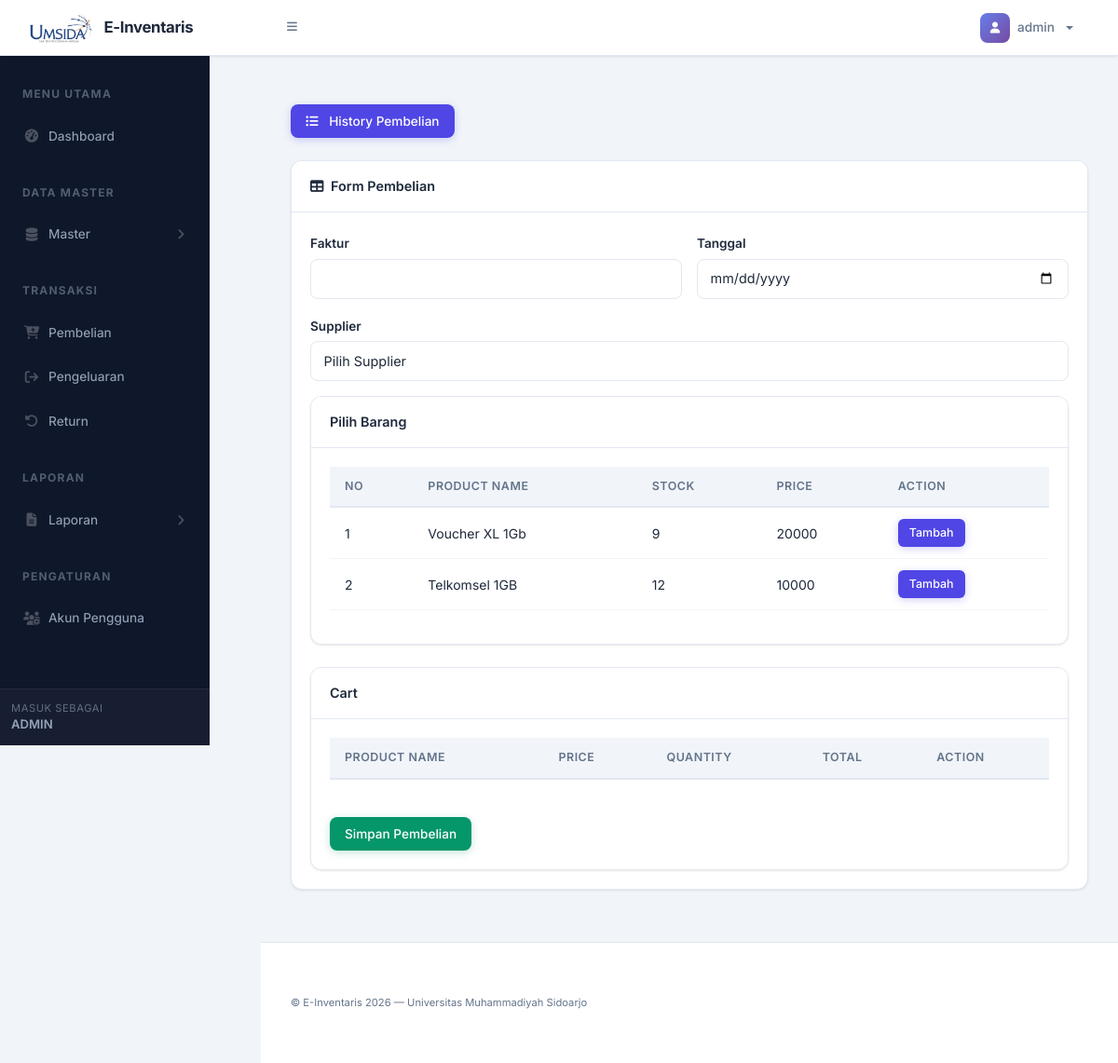
/page/pembelian.php (signed in), run on the app's committed database.
### tables this page shows
CREATE TABLE `products` (
  `id` int NOT NULL,
  `category_id` int NOT NULL,
  `name` varchar(100) NOT NULL,
  `stock` int NOT NULL DEFAULT '0',
  `price` decimal(10,0) NOT NULL,
  `created_at` timestamp NULL DEFAULT CURRENT_TIMESTAMP,
  `updated_at` timestamp NULL DEFAULT CURRENT_TIMESTAMP ON UPDATE CURRENT_TIMESTAMP
);

### conf/function.php (called while the page is built, shortened)
<?php
require "config.php";
function getMasterBarang() {
    global $conn;
    $query = "SELECT * FROM products";
    $result = mysqli_query($conn, $query);
    $data = [];
    while ($row = mysqli_fetch_assoc($result)) {
        $data[] = $row;
    }
    return $data;
}
?>

### page/pembelian.php (the view, shortened to what this page needs)
<?php include "src/header.php" ?>
<main>
    <div class="container-fluid px-4">
        <button type="button" class="btn btn-primary mt-4 mb-4" data-bs-toggle="modal" data-bs-target="#history">
            <i class="fas fa-list-ul me-2"></i>
            History Pembelian
        </button>
        <div class="card mb-4">
            <div class="card-header">
                <i class="fas fa-table me-1"></i>
                Form Pembelian
            </div>
            <div class="card-body">
                <form id="purchaseForm">
                    <div class="row g-3 mb-3">
                        <div class="col-md-6 col-6">
                            <label for="faktur" class="form-label">Faktur</label>
                            <input type="text" name="faktur" class="form-control" id="faktur" required>
                        </div>
                        <div class="col-md-6 col-6">
                            <label for="date" class="form-label">Tanggal</label>
                            <input type="date" name="date" class="form-control" id="date" required>
                        </div>
                        <div class="col-md-12">
                            <label for="supplier" class="form-label">Supplier</label>
                            <select name="supplier" class="form-control" id="supplier" required>
                                <option value="">Pilih Supplier</option>
                            </select>
                        </div>
                    </div>
                </form>
                <div class="card">
                    <div class="card-header">Pilih Barang</div>
                    <div class="card-body">
                        <table id="table" class="table">
                            <thead>
                                <tr>
                                    <th>No</th>
                                    <th>Product Name</th>
                                    <th>Stock</th>
                                    <th>Price</th>
                                    <th>Action</th>
                                </tr>
                            </thead>
                            <tbody>
                                <?php
                                $barang = getMasterBarang();
                                $no = 1;
                                foreach ($barang as $item) {
                                    echo "<tr>
                                            <td>{$no}</td>
                                            <td>{$item['name']}</td>
                                            <td>{$item['stock']}</td>
                                            <td>{$item['price']}</td>
                                            <td>
                                                <button class='btn btn-primary btn-sm add-to-cart'
                                                    data-id='{$item['id']}'
                                                    data-name='{$item['name']}'
                                                    data-price='{$item['price']}'
                                                    data-stock='{$item['stock']}'>
                                                    Tambah
                                                </button>
                                            </td>
                                        </tr>";
                                    $no++;
                                }
                                ?>
                            </tbody>
                        </table>
                    </div>
                </div>
                <div class="card mt-4">
                    <div class="card-header">Cart</div>
                    <div class="card-body">
                        <table class="table">
                            <thead>
                                <tr>
                                    <th>Product Name</th>
                                    <th>Price</th>
                                    <th>Quantity</th>
                                    <th>Total</th>
                                    <th>Action</th>
                                </tr>
                            </thead>
                        </table>
                        <button class="btn btn-success mt-4" id="submitCart">Simpan Pembelian</button>
                    </div>
                </div>
            </div>
        </div>
    </div>
</main>
<?php include "src/footer.php" ?>

### page/css/custom-override.css (style rules this page uses)
:root { --ei-primary: #4f46e5; --ei-primary-light: #818cf8; --ei-primary-dark: #3730a3; --ei-accent: #06b6d4; --ei-bg: #f1f5f9; --ei-sidebar: #0f172a; --ei-sidebar-hover: rgba(255, 255, 255, 0.06); --ei-sidebar-active: rgba(99, 102, 241, 0.15); --ei-topbar: #ffffff; --ei-card: #ffffff; --ei-text: #1e293b; --ei-text-muted: #64748b; --ei-border: #e2e8f0; --ei-gradient: linear-gradient(135deg, #667eea 0%, #764ba2 100%); --ei-shadow: 0 1px 3px rgba(0, 0, 0, 0.06), 0 1px 2px rgba(0, 0, 0, 0.04); --ei-shadow-md: 0 4px 6px rgba(0, 0, 0, 0.05), 0 2px 4px rgba(0, 0, 0, 0.03); --ei-shadow-lg: 0 10px 25px rgba(0, 0, 0, 0.08); --ei-radius: 12px; --ei-radius-sm: 8px; --ei-transition: all 0.25s ease; }
body { font-family: 'Inter', -apple-system, sans-serif !important; background-color: var(--ei-bg) !important; color: var(--ei-text); }
#layoutSidenav_content main { padding: 0 !important; }
.container-fluid.px-4 { padding: 2rem !important; }
.card { background: var(--ei-card); border: 1px solid var(--ei-border); border-radius: var(--ei-radius) !important; box-shadow: var(--ei-shadow); transition: var(--ei-transition); overflow: hidden; }
.card-header { background: var(--ei-card) !important; border-bottom: 1px solid var(--ei-border); font-weight: 600; font-size: 0.9rem; color: var(--ei-text); padding: 1rem 1.25rem; }
.card-body { padding: 1.25rem; }
.table { font-size: 0.875rem; color: var(--ei-text); }
.btn { font-family: 'Inter', sans-serif; font-weight: 500; border-radius: var(--ei-radius-sm); font-size: 0.85rem; padding: 0.5rem 1rem; transition: var(--ei-transition); border: none; }
.btn-primary { background: var(--ei-primary) !important; border-color: var(--ei-primary) !important; box-shadow: 0 2px 8px rgba(79, 70, 229, 0.25); }
.btn-success { background: #059669 !important; border-color: #059669 !important; box-shadow: 0 2px 8px rgba(5, 150, 105, 0.25); }
.btn-sm { padding: 0.35rem 0.75rem; font-size: 0.78rem; border-radius: 6px; }
.form-control, .form-select { border: 1px solid var(--ei-border); border-radius: var(--ei-radius-sm); padding: 0.6rem 0.85rem; font-size: 0.9rem; font-family: 'Inter', sans-serif; transition: var(--ei-transition); color: var(--ei-text); background-color: #fff; }
.form-label { font-size: 0.85rem; font-weight: 600; color: var(--ei-text); margin-bottom: 0.4rem; }
main { animation: pageEnter 0.4s ease-out; }

### data on the page
products: name "Voucher XL 1Gb", stock "9", price "20000"
products: name "Telkomsel 1GB", stock "12", price "10000"

### other printed values
$_SESSION['username'] "admin"
$_SESSION['username'] "ADMIN"
